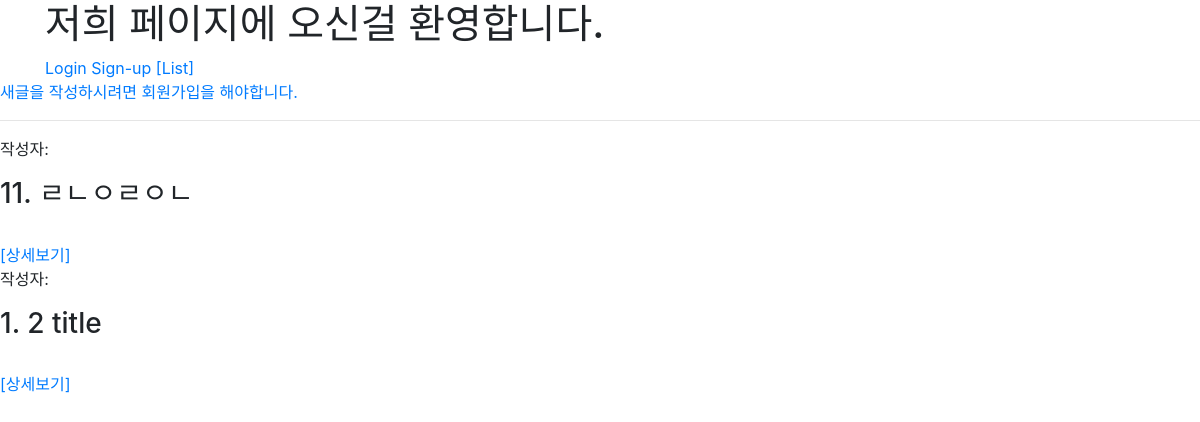
/articles/, run on an earlier commit of the app's database.
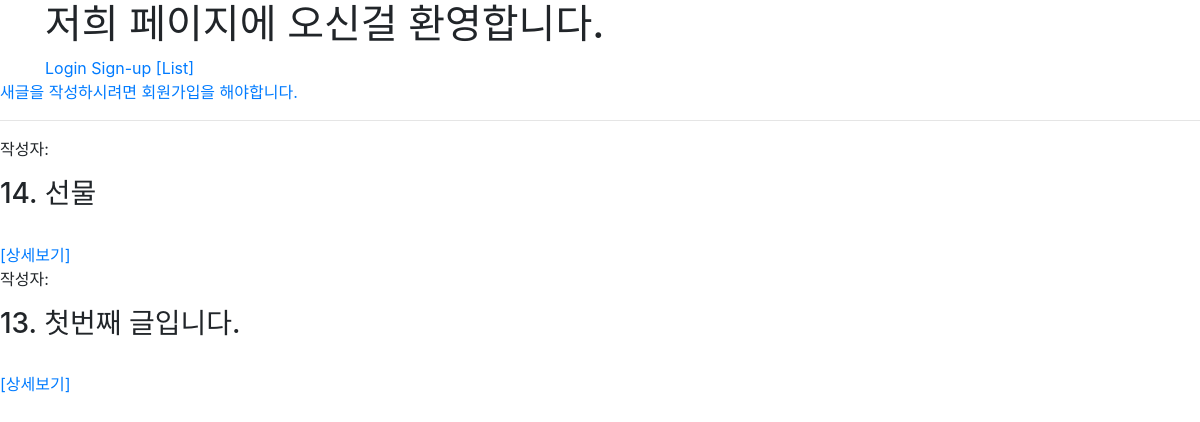
And on a later commit of the database.
### articles/models.py (models this page shows)
class Article(models.Model):
    title = models.CharField(max_length=20)
    content = models.TextField() # 내용이 길기때문에 textfield
    created_at = models.DateTimeField(auto_now_add=True)
    updated_at = models.DateTimeField(auto_now=True)
    user = models.ForeignKey(settings.AUTH_USER_MODEL, on_delete=models.CASCADE)
    liked_users = models.ManyToManyField(
    settings.AUTH_USER_MODEL,
    related_name='liked_articles',
    )
    class Meta:
        ordering = ['-pk']

### articles/views.py (the view)
# urls.py: path('', views.index, name='index'),
@require_GET
def index(request):
    articles = Article.objects.all()
    context = {'articles': articles}
    return render(request, 'articles/index.html', context)

### articles/templates/articles/index.html (shortened to what this page needs)
{% extends 'base.html' %}
{% block body %}
{% if user.is_authenticated %}
<a href="{% url 'articles:create' %}">[생성하기]</a>
{% else %}
<a href="{% url 'accounts:signup' %}">새글을 작성하시려면 회원가입을 해야합니다.</a>
{% endif %}
<hr>
{% for article in articles %}
<p>작성자: {{ article.user }} </p>
<div>
<h3>{{ article.pk }}. {{ article.title }}</h3><br>
<a href="{% url 'articles:detail' article.pk %}">[상세보기]</a>
</div>
{% endfor %}
{% endblock body %}

### review/templates/base.html (shortened to what this page needs)
{% load static %}
<!DOCTYPE html>
<html lang="ko">
<head>
  <link rel="stylesheet" href="{% static 'bootstrap/css/bootstrap-reboot.min.css' %}">
  <link rel="stylesheet" href="{% static 'bootstrap/css/bootstrap-grid.min.css' %}">
  <link rel="stylesheet" href="{% static 'bootstrap/css/bootstrap.min.css' %}">
</head>
<body>
  <header class="container">
    <h1>저희 페이지에 오신걸 환영합니다.</h1>
    {% if user.is_authenticated %}
    <p>Hello, {{ user.username }}</p>
    <a href="{% url 'accounts:logout' %}">[Logout]</a>
    <a href="{% url 'accounts:update' %}">[Edit your info]</a>
    <hr>
    <form action="{% url 'accounts:delete' %}" method="POST">
	  {% csrf_token %}
	  <button type="submit">[회원탈퇴]</button>
    </form>
    {% else %}
    <a href="{% url 'accounts:login' %}">Login</a>
    <a href="{% url 'accounts:signup' %}">Sign-up</a>
    {% endif %}
    <a href="{% url 'articles:index' %}">[List]</a>
  </header>
<div class="body">
{% block body %}{% endblock body %}
</div>
</body>
</html>

What changed in the data, as far as the page shows it:
removed Article: pk "11", title "ㄹㄴㅇㄹㅇㄴ"
removed Article: pk "1", title "2 title"
added Article: pk "14", title "선물"
added Article: pk "13", title "첫번째 글입니다."
